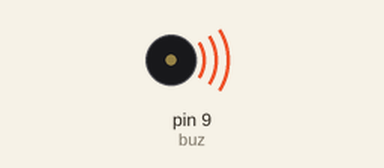
Recording of a sketch running on a simulated Arduino Uno, built with avr-gcc and run on an emulated ATmega328P. Shown: buzzer (waves = sounding, pin HIGH).

Above: at 0.1 s.
Timing chart, 0 to 10.0 s (numbered marks = the images above):
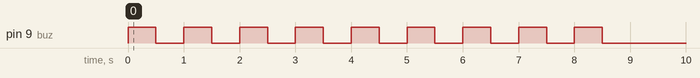

The sketch:

sketch_apr01a.ino
```cpp
int buz = 9;

void setup() {
  pinMode(buz, OUTPUT);
}

void loop() {
  for(int i=1; i<10; i++){ //buzzer
    digitalWrite(buz, HIGH);
    delay(500);
    digitalWrite(buz, LOW);
    delay(500);
  }
  delay(100000);
}
```

Measured:
- by itself, pin 9 (buz): alternates HIGH for 0.50 s and LOW for 0.50 s, 18 changes in all, then stays LOW
